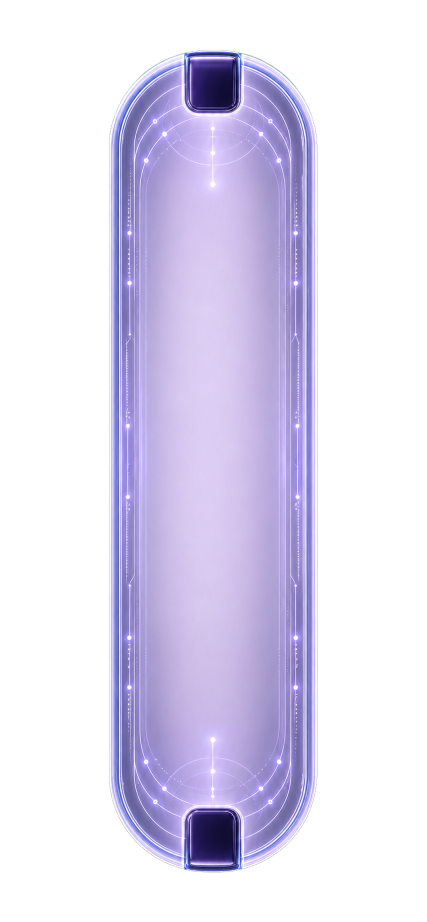
#> input picture docs/assets/fortune-stick.png, 853 x 1844 px, given in place of app-icon.png, which was not available (shown at 1/2 size)
$ python make_promo_videos.py
#> lines starting #> are read from the running program, lines starting #| are printed output that depends on the picture; pictures that were not available may be replaced by others from this repository, and a replacement may not be noted
#!/usr/bin/env python3
from __future__ import annotations

import math
import random
import subprocess
from dataclasses import dataclass
from pathlib import Path

import cv2
import numpy as np
from PIL import Image, ImageDraw, ImageFilter, ImageFont


ROOT = Path(__file__).resolve().parents[1]
OUT_DIR = ROOT / "marketing" / "videos"
DEMO_VIDEO = ROOT / "docs" / "assets" / "demo.mp4"
APP_ICON = ROOT / "docs" / "assets" / "app-icon.png"
FORTUNE_STICK = ROOT / "docs" / "assets" / "fortune-stick.png"
FORTUNE_JAR = (
    ROOT
    / "Huge cursor"
    / "Shake Cursor"
    / "Assets.xcassets"
    / "fortune-jar.imageset"
    / "fortune-jar.png"
)

FONT_REGULAR = "/System/Library/Fonts/STHeiti Light.ttc"
FONT_SERIF = "/System/Library/Fonts/Supplemental/Songti.ttc"


@dataclass(frozen=True)
class Size:
    width: int
    height: int


def font(size: int, serif: bool = False) -> ImageFont.FreeTypeFont:
    return ImageFont.truetype(FONT_SERIF if serif else FONT_REGULAR, size=size)


def ease(x: float) -> float:
    x = max(0.0, min(1.0, x))
    return x * x * (3 - 2 * x)


def clamp(value: float, lower: float = 0.0, upper: float = 1.0) -> float:
    return max(lower, min(upper, value))


def rgba(hex_color: str, alpha: int = 255) -> tuple[int, int, int, int]:
    value = hex_color.lstrip("#")
    return (int(value[0:2], 16), int(value[2:4], 16), int(value[4:6], 16), alpha)


# [22 lines left out: functions rounded_rect_layer, paste_alpha, not called in this run]


def fit_image(img: Image.Image, box: tuple[int, int], cover: bool = False) -> Image.Image:
    source = img.convert("RGBA")
    scale = max(box[0] / source.width, box[1] / source.height) if cover else min(box[0] / source.width, box[1] / source.height)
    resized = source.resize((int(source.width * scale), int(source.height * scale)), Image.Resampling.LANCZOS)
    if not cover:
        return resized
    left = max(0, (resized.width - box[0]) // 2)
    top = max(0, (resized.height - box[1]) // 2)
    return resized.crop((left, top, left + box[0], top + box[1]))


def fit_video_frame(frame: np.ndarray, box: tuple[int, int], cover: bool = False) -> Image.Image:
    rgb = cv2.cvtColor(frame, cv2.COLOR_BGR2RGB)
    return fit_image(Image.fromarray(rgb), box, cover=cover)


# [39 lines left out: functions draw_text, draw_wrapped_text, not called in this run]


def make_gradient(size: Size, light: bool = False) -> Image.Image:
    w, h = size.width, size.height
    y = np.linspace(0, 1, h)[:, None]
    x = np.linspace(0, 1, w)[None, :]
    if light:
        r = 242 + 10 * (1 - y) + 5 * np.sin(x * math.pi)
        g = 244 + 8 * (1 - y)
        b = 253 + 12 * x
    else:
        r = 16 + 24 * x + 18 * (1 - y)
        g = 14 + 18 * y + 8 * np.sin(x * math.pi)
        b = 34 + 72 * x + 44 * (1 - y)
    r = np.broadcast_to(r, (h, w))
    g = np.broadcast_to(g, (h, w))
    b = np.broadcast_to(b, (h, w))
    arr = np.dstack([r.clip(0, 255), g.clip(0, 255), b.clip(0, 255)]).astype(np.uint8)
    img = Image.fromarray(arr, "RGB").convert("RGBA")
    glow = Image.new("RGBA", (w, h), (0, 0, 0, 0))
    gd = ImageDraw.Draw(glow)
    gd.ellipse((int(w * 0.45), int(h * -0.15), int(w * 1.18), int(h * 0.45)), fill=(142, 106, 255, 48))
    gd.ellipse((int(w * -0.2), int(h * 0.50), int(w * 0.6), int(h * 1.2)), fill=(80, 216, 255, 30))
    return Image.alpha_composite(img, glow.filter(ImageFilter.GaussianBlur(72)))


def make_video_reader(path: Path) -> tuple[cv2.VideoCapture, float, int]:
    cap = cv2.VideoCapture(str(path))
    if not cap.isOpened():
        raise RuntimeError(f"Cannot open video: {path}")
    fps = cap.get(cv2.CAP_PROP_FPS) or 30
    frames = int(cap.get(cv2.CAP_PROP_FRAME_COUNT) or 0)
    return cap, fps, frames


# [9 lines left out: function demo_frame_at, not called in this run]


def write_mp4(path: Path, size: Size, fps: int, frames) -> None:
    path.parent.mkdir(parents=True, exist_ok=True)
    cmd = [
        "ffmpeg",
        "-y",
        "-hide_banner",
        "-loglevel",
        "error",
        "-f",
        "rawvideo",
        "-pix_fmt",
        "rgb24",
        "-s",
        f"{size.width}x{size.height}",
        "-r",
        str(fps),
        "-i",
        "-",
        "-an",
        "-c:v",
        "libx264",
        "-profile:v",
        "high",
        "-crf",
        "18",
        "-preset",
        "medium",
        "-pix_fmt",
        "yuv420p",
        "-movflags",
        "+faststart",
        str(path),
    ]
    proc = subprocess.Popen(cmd, stdin=subprocess.PIPE)
    assert proc.stdin is not None
    try:
        for frame in frames:
            proc.stdin.write(frame.convert("RGB").tobytes())
    finally:
        proc.stdin.close()
    if proc.wait() != 0:
        raise RuntimeError(f"ffmpeg failed for {path}")


def make_twinkles(count: int, area: tuple[int, int, int, int], seed: int) -> list[tuple[float, float, float, float]]:
    rnd = random.Random(seed)
    x0, y0, x1, y1 = area
    return [
        (
            rnd.uniform(x0, x1),
            rnd.uniform(y0, y1),
            rnd.uniform(1.6, 5.2),
            rnd.uniform(0, math.tau),
        )
        for _ in range(count)
    ]


# [15 lines left out: functions draw_twinkles, glass_card, not called in this run]


def render_vertical() -> None:
    size = Size(1080, 1920)
    fps = 24
    duration = 23
    total = duration * fps
    bg = make_gradient(size)
    icon = fit_image(Image.open(APP_ICON), (180, 180))
    jar = fit_image(Image.open(FORTUNE_JAR), (310, 466))
    stick = fit_image(Image.open(FORTUNE_STICK), (360, 778))
    cap, demo_fps, _ = make_video_reader(DEMO_VIDEO)
    twinkles = make_twinkles(46, (330, 500, 760, 1510), 42)
    ambient = make_twinkles(38, (100, 140, 980, 1780), 99)
    cover: Image.Image | None = None

    def frames():
        nonlocal cover
        for i in range(total):
            t = i / fps
            frame = bg.copy()
            draw_twinkles(frame, ambient, t, color=(178, 225, 255))

            if t < 4.0:
                p = ease(t / 1.1)
                y = int(250 - (1 - p) * 50)
                paste_alpha(frame, icon, ((size.width - icon.width) // 2, y), p)
                draw_text(frame, (size.width // 2, y + 250), "Shake Cursor", 86, anchor="ma")
                draw_text(frame, (size.width // 2, y + 365), "安装后即可用", 46, rgba("#D8D0FF"), anchor="ma")
                draw_text(frame, (size.width // 2, y + 435), "摇一摇鼠标，唤起本地 Codex", 42, rgba("#FFFFFF", 232), anchor="ma")
                pill = glass_card((740, 110), 55, (255, 255, 255, 44))
                paste_alpha(frame, pill, (170, 1380), ease((t - 1.3) / 0.9))
                draw_text(frame, (235, 1438), "AI  问今天、安排、灵感...", 34, rgba("#EDE8FF", int(230 * ease((t - 1.4) / 0.8))))
                if cover is None and t > 1.0:
                    cover = frame.copy()

            elif t < 10.0:
                local = t - 4.0
                demo = demo_frame_at(cap, demo_fps, 3.0 + local * 1.15)
                demo_img = fit_video_frame(demo, (910, 466), cover=True)
                shell = glass_card((950, 506), 54, (255, 255, 255, 52))
                paste_alpha(frame, shell, (65, 530), 1.0)
                mask = Image.new("L", demo_img.size, 0)
                ImageDraw.Draw(mask).rounded_rectangle((0, 0, demo_img.width, demo_img.height), radius=34, fill=255)
                demo_img.putalpha(mask)
                paste_alpha(frame, demo_img, (85, 550), 1.0)
                draw_text(frame, (95, 310), "光标在哪里，入口就在哪里", 58, rgba("#FFFFFF", 245))
                draw_wrapped_text(frame, (95, 405), "隐藏到后台后，任意位置快速晃动鼠标，轻量浮层会直接出现在当前位置。", 34, 870, rgba("#CEC5FF", 235))
                draw_text(frame, (95, 1120), "不是新聊天窗口，也不是又一个快捷键。", 38, rgba("#FFFFFF", 230))
                draw_text(frame, (95, 1190), "这是一个系统级生活入口。", 52, rgba("#FFFFFF", 255), serif=True)

            elif t < 17.0:
                local = t - 10.0
                alpha = ease(local / 1.0)
                draw_text(frame, (size.width // 2, 185), "每支签都由 Codex 实时生成", 52, rgba("#FFFFFF", 245), anchor="ma")
                draw_text(frame, (size.width // 2, 260), "不是预设文案，所以不会机械重复", 36, rgba("#CEC5FF", 230), anchor="ma")
                float_y = int(575 + 12 * math.sin(t * 1.4))
                paste_alpha(frame, stick, ((size.width - stick.width) // 2, float_y), alpha)
                draw_twinkles(frame, twinkles, t, color=(236, 228, 255))
                info = glass_card((820, 210), 44, (112, 85, 198, 72))
                paste_alpha(frame, info, (130, 1530), ease((local - 2.2) / 0.8))
                draw_text(frame, (175, 1592), "结合当前时间、触发位置、最近对话、历史签文等可用上下文。", 31, rgba("#FFFFFF", 232))
                draw_text(frame, (175, 1660), "每次生成一支只属于当下的签。", 39, rgba("#FFFFFF", 255), serif=True)

            else:
                local = t - 17.0
                paste_alpha(frame, icon, (92, 170), 1.0)
                draw_text(frame, (305, 220), "也可以当日常助手", 58, rgba("#FFFFFF", 250))
                draw_text(frame, (305, 305), "提问、整理待办、写入 macOS 日历", 36, rgba("#CEC5FF", 235))
                prompts = [
                    ("问今天怎么安排", "给出短小、可执行的下一步"),
                    ("把想法变成待办", "自动提炼行动项"),
                    ("明天 8 点开会", "明确时间会写入日历"),
                ]
                for idx, (title, detail) in enumerate(prompts):
                    y = 520 + idx * 260
                    card = glass_card((880, 178), 38, (255, 255, 255, 44))
                    paste_alpha(frame, card, (100, y), ease((local - idx * 0.35) / 0.75))
                    draw_text(frame, (155, y + 62), title, 42, rgba("#FFFFFF", 248))
                    draw_text(frame, (155, y + 122), detail, 30, rgba("#CEC5FF", 232))
                draw_text(frame, (size.width // 2, 1430), "开源 + 已公证 DMG", 42, rgba("#FFFFFF", 250), anchor="ma")
                draw_text(frame, (size.width // 2, 1502), "jayztwo.github.io/huge-cursor", 34, rgba("#BFEFFF", 255), anchor="ma")
                draw_text(frame, (size.width // 2, 1608), "所有 Codex 用户都应该拥有", 48, rgba("#FFFFFF", 255), anchor="ma", serif=True)

            yield frame

    out = OUT_DIR / "shake-cursor-social-vertical.mp4"
    write_mp4(out, size, fps, frames())
    if cover:
        cover.save(OUT_DIR / "shake-cursor-social-cover.png")


# [55 lines left out: function render_landscape, not called in this run]


def main() -> None:
    OUT_DIR.mkdir(parents=True, exist_ok=True)
    render_vertical()
#> in make_gradient, `img = Image.fromarray(arr, "RGB").convert("RGBA")`:
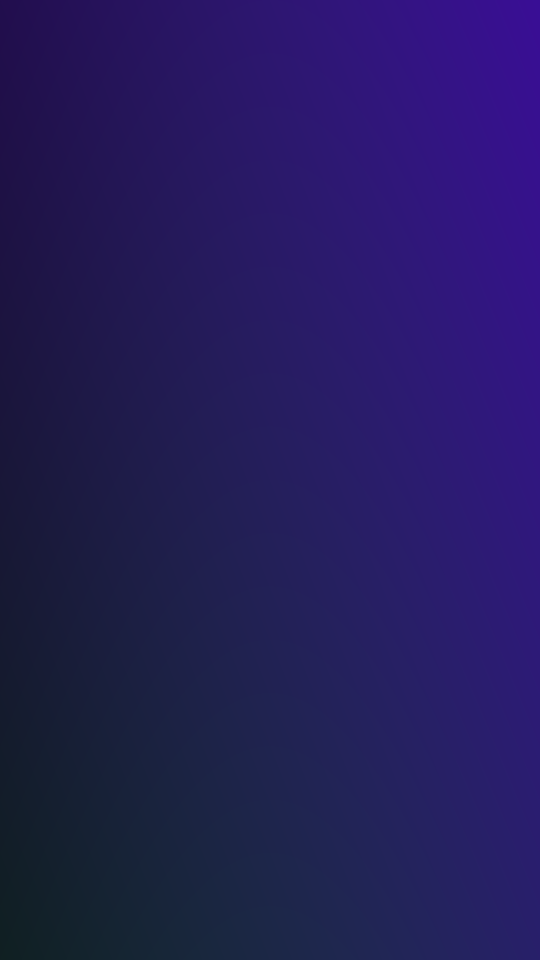
#> img: PIL image 1080x1920 RGBA (shown at 1/2 size); mean R, G, B, A 36.5, 27.6, 91.5, 255
#> in make_gradient, `glow = Image.new("RGBA", (w, h), (0, 0, 0, 0))`: glow: PIL image 1080x1920 RGBA; every value is 0
#> in make_gradient, `return Image.alpha_composite(img, glow.filter(ImageFilter.GaussianBlur..`:
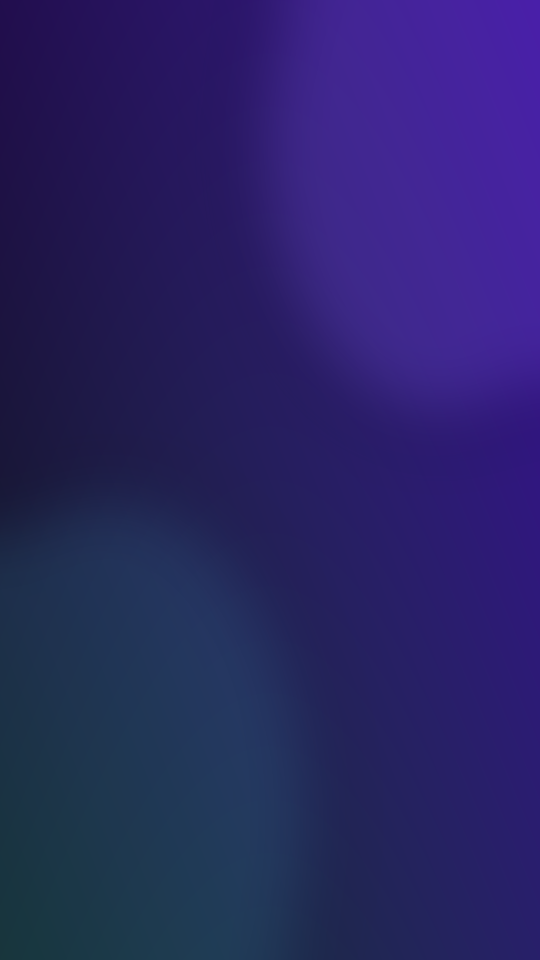
#> returned value: PIL image 1080x1920 RGBA (shown at 1/2 size); mean R, G, B, A 41.2, 35.6, 100.9, 255
#> in fit_image, source is the input picture: PIL image 853x1844 RGBA; mean R, G, B, A 73.8, 68.8, 90.5, 105.2
#> in fit_image, `scale = max(box[0] / source.width, box[1] / source.height) if cover el..`: scale = 0.0976
#> in fit_image, `resized = source.resize((int(source.width * scale), int(source.height ..`:
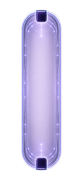
#> resized: PIL image 83x180 RGBA; mean R, G, B, A 81.2, 75.8, 99, 105.2; transparent parts drawn white
#> call 2 of fit_image, with box = (310, 466), cover = False
#> in fit_image (call 2), `scale = max(box[0] / source.width, box[1] / source.height) if cover el..`: scale = 0.253
#> in fit_image (call 2), `resized = source.resize((int(source.width * scale), int(source.height ..`:
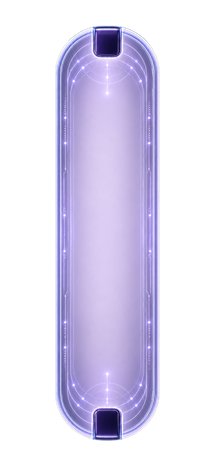
#> resized: PIL image 215x466 RGBA; mean R, G, B, A 74.9, 69.9, 91.6, 105.1; transparent parts drawn white
#> call 3 of fit_image, with box = (360, 778), cover = False
#> in fit_image (call 3), `scale = max(box[0] / source.width, box[1] / source.height) if cover el..`: scale = 0.422
#> in fit_image (call 3), `resized = source.resize((int(source.width * scale), int(source.height ..`:
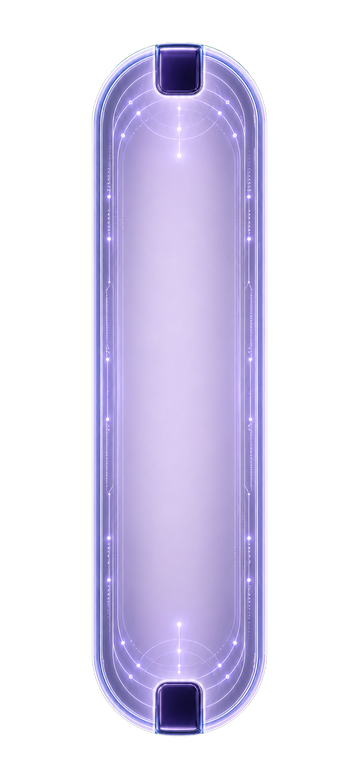
#> resized: PIL image 359x778 RGBA; mean R, G, B, A 74.3, 69.3, 91, 105.1; transparent parts drawn white
#> in make_video_reader, `fps = cap.get(cv2.CAP_PROP_FPS) or 30`: fps = 30
#> in make_video_reader, `frames = int(cap.get(cv2.CAP_PROP_FRAME_COUNT) or 0)`: frames = 981
#> in make_twinkles, `x0, y0, x1, y1 = area`: x0 = 330; y0 = 500; x1 = 760; y1 = 1510
    render_landscape()
    print(f"Wrote videos to {OUT_DIR}")


if __name__ == "__main__":
#> (the run stopped early here; a loop or call above may not have finished)
